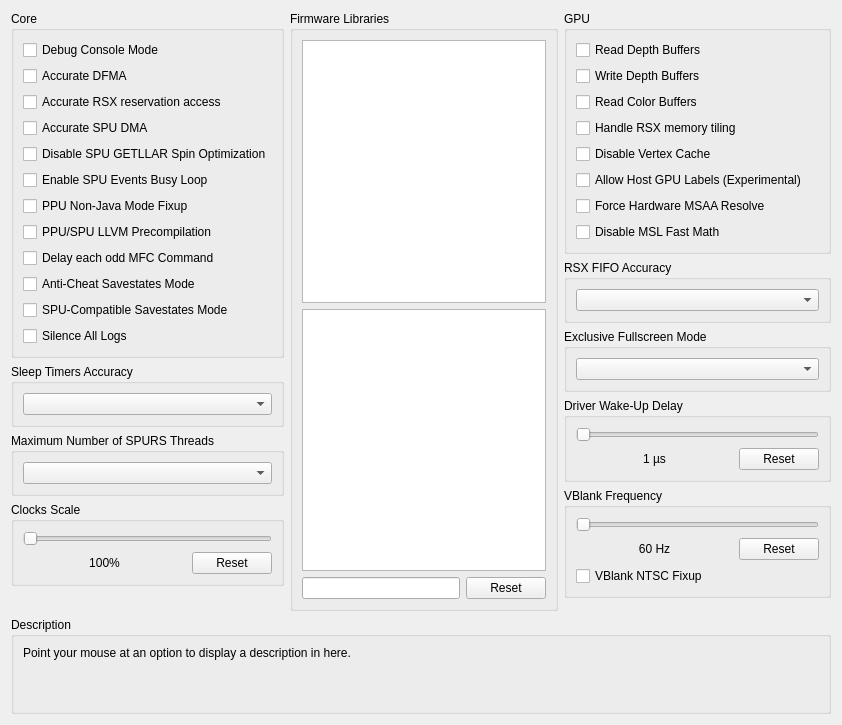
      <widget class="QWidget" name="advancedTab">
       <attribute name="title">
        <string>Advanced</string>
       </attribute>
       <layout class="QVBoxLayout" name="advancedTab_layout" stretch="1,0,0">
        <item>
         <layout class="QHBoxLayout" name="advancedTabLayout" stretch="1,1,1">
          <item>
           <layout class="QVBoxLayout" name="advancedTabLayoutLeft">
            <item>
             <widget class="QGroupBox" name="gb_advanced_core">
              <property name="sizePolicy">
               <sizepolicy hsizetype="Preferred" vsizetype="Minimum">
                <horstretch>0</horstretch>
                <verstretch>0</verstretch>
               </sizepolicy>
              </property>
              <property name="title">
               <string>Core</string>
              </property>
              <layout class="QVBoxLayout" name="gb_advanced_core_layout">
               <item>
                <widget class="QCheckBox" name="debugConsoleMode">
                 <property name="text">
                  <string>Debug Console Mode</string>
                 </property>
                </widget>
               </item>
               <item>
                <widget class="QCheckBox" name="accurateDFMA">
                 <property name="text">
                  <string>Accurate DFMA</string>
                 </property>
                </widget>
               </item>
               <item>
                <widget class="QCheckBox" name="accurateRSXAccess">
                 <property name="text">
                  <string>Accurate RSX reservation access</string>
                 </property>
                </widget>
               </item>
               <item>
                <widget class="QCheckBox" name="accurateSpuDMA">
                 <property name="text">
                  <string>Accurate SPU DMA</string>
                 </property>
                </widget>
               </item>
               <item>
                <widget class="QCheckBox" name="disableSpinOptimization">
                 <property name="text">
                  <string>Disable SPU GETLLAR Spin Optimization</string>
                 </property>
                </widget>
               </item>
               <item>
                <widget class="QCheckBox" name="enableSpuEventsBusyLoop">
                 <property name="text">
                  <string>Enable SPU Events Busy Loop</string>
                 </property>
                </widget>
               </item>
               <item>
                <widget class="QCheckBox" name="ppuNJFixup">
                 <property name="text">
                  <string>PPU Non-Java Mode Fixup</string>
                 </property>
                </widget>
               </item>
               <item>
                <widget class="QCheckBox" name="llvmPrecompilation">
                 <property name="text">
                  <string>PPU/SPU LLVM Precompilation</string>
                 </property>
                </widget>
               </item>
               <item>
                <widget class="QCheckBox" name="mfcDelayCommand">
                 <property name="text">
                  <string>Delay each odd MFC Command</string>
                 </property>
                </widget>
               </item>
               <item>
                <widget class="QCheckBox" name="antiCheatSavestates">
                 <property name="text">
                  <string>Anti-Cheat Savestates Mode</string>
                 </property>
                </widget>
               </item>
               <item>
                <widget class="QCheckBox" name="compatibleSavestates">
                 <property name="text">
                  <string>SPU-Compatible Savestates Mode</string>
                 </property>
                </widget>
               </item>
               <item>
                <widget class="QCheckBox" name="silenceAllLogs">
                 <property name="text">
                  <string>Silence All Logs</string>
                 </property>
                </widget>
               </item>
              </layout>
             </widget>
            </item>
            <item>
             <widget class="QGroupBox" name="gb_sleep_timers_accuracy">
              <property name="sizePolicy">
               <sizepolicy hsizetype="Preferred" vsizetype="Minimum">
                <horstretch>0</horstretch>
                <verstretch>0</verstretch>
               </sizepolicy>
              </property>
              <property name="title">
               <string>Sleep Timers Accuracy</string>
              </property>
              <layout class="QVBoxLayout" name="gb_sleep_timers_accuracy_layout">
               <item>
                <widget class="QComboBox" name="sleepTimersAccuracy"/>
               </item>
              </layout>
             </widget>
            </item>
            <item>
             <widget class="QGroupBox" name="gb_max_spurs_threads">
              <property name="sizePolicy">
               <sizepolicy hsizetype="Preferred" vsizetype="Minimum">
                <horstretch>0</horstretch>
                <verstretch>0</verstretch>
               </sizepolicy>
              </property>
              <property name="title">
               <string>Maximum Number of SPURS Threads</string>
              </property>
              <layout class="QVBoxLayout" name="gb_max_spurs_threads_layout">
               <item>
                <widget class="QComboBox" name="maxSPURSThreads"/>
               </item>
              </layout>
             </widget>
            </item>
            <item>
             <widget class="QGroupBox" name="gb_clockScale">
              <property name="sizePolicy">
               <sizepolicy hsizetype="Preferred" vsizetype="Minimum">
                <horstretch>0</horstretch>
                <verstretch>0</verstretch>
               </sizepolicy>
              </property>
              <property name="title">
               <string>Clocks Scale</string>
              </property>
              <layout class="QVBoxLayout" name="gb_clockScale_layout">
               <item>
                <widget class="QSlider" name="clockScale">
                 <property name="orientation">
                  <enum>Qt::Orientation::Horizontal</enum>
                 </property>
                </widget>
               </item>
               <item>
                <layout class="QHBoxLayout" name="clockScaleLayout" stretch="1,0">
                 <item>
                  <widget class="QLabel" name="clockScaleText">
                   <property name="text">
                    <string>100%</string>
                   </property>
                   <property name="alignment">
                    <set>Qt::AlignmentFlag::AlignCenter</set>
                   </property>
                  </widget>
                 </item>
                 <item>
                  <widget class="QPushButton" name="clockScaleReset">
                   <property name="text">
                    <string>Reset</string>
                   </property>
                  </widget>
                 </item>
                </layout>
               </item>
              </layout>
             </widget>
            </item>
            <item>
             <spacer name="advancedTabSpacerLeft">
              <property name="orientation">
               <enum>Qt::Orientation::Vertical</enum>
              </property>
              <property name="sizeType">
               <enum>QSizePolicy::Policy::MinimumExpanding</enum>
              </property>
              <property name="sizeHint" stdset="0">
               <size>
                <width>0</width>
                <height>0</height>
               </size>
              </property>
             </spacer>
            </item>
           </layout>
          </item>
          <item>
           <layout class="QVBoxLayout" name="advancedTabLayoutMiddle">
            <item>
             <widget class="QGroupBox" name="gb_libs">
              <property name="title">
               <string>Firmware Libraries</string>
              </property>
              <layout class="QVBoxLayout" name="gb_libs_layout">
               <item>
                <widget class="QListWidget" name="hleList">
                 <property name="sizePolicy">
                  <sizepolicy hsizetype="Preferred" vsizetype="Preferred">
                   <horstretch>0</horstretch>
                   <verstretch>0</verstretch>
                  </sizepolicy>
                 </property>
                 <property name="selectionMode">
                  <enum>QAbstractItemView::SelectionMode::ExtendedSelection</enum>
                 </property>
                </widget>
               </item>
               <item>
                <widget class="QListWidget" name="lleList">
                 <property name="sizePolicy">
                  <sizepolicy hsizetype="Preferred" vsizetype="Preferred">
                   <horstretch>0</horstretch>
                   <verstretch>0</verstretch>
                  </sizepolicy>
                 </property>
                 <property name="selectionMode">
                  <enum>QAbstractItemView::SelectionMode::ExtendedSelection</enum>
                 </property>
                </widget>
               </item>
               <item>
                <layout class="QHBoxLayout" name="gb_lleLibs_layout" stretch="1,0">
                 <property name="spacing">
                  <number>6</number>
                 </property>
                 <property name="sizeConstraint">
                  <enum>QLayout::SizeConstraint::SetNoConstraint</enum>
                 </property>
                 <item>
                  <widget class="QLineEdit" name="searchBox"/>
                 </item>
                 <item>
                  <widget class="QPushButton" name="resetLleList">
                   <property name="text">
                    <string>Reset</string>
                   </property>
                  </widget>
                 </item>
                </layout>
               </item>
              </layout>
             </widget>
            </item>
           </layout>
          </item>
          <item>
           <layout class="QVBoxLayout" name="advancedTabLayoutRight">
            <item>
             <widget class="QGroupBox" name="gb_advanced_gpu">
              <property name="sizePolicy">
               <sizepolicy hsizetype="Preferred" vsizetype="Minimum">
                <horstretch>0</horstretch>
                <verstretch>0</verstretch>
               </sizepolicy>
              </property>
              <property name="title">
               <string>GPU</string>
              </property>
              <layout class="QVBoxLayout" name="gb_advanced_gpu_layout">
               <item>
                <widget class="QCheckBox" name="readDepth">
                 <property name="text">
                  <string>Read Depth Buffers</string>
                 </property>
                </widget>
               </item>
               <item>
                <widget class="QCheckBox" name="dumpDepth">
                 <property name="text">
                  <string>Write Depth Buffers</string>
                 </property>
                </widget>
               </item>
               <item>
                <widget class="QCheckBox" name="readColor">
                 <property name="text">
                  <string>Read Color Buffers</string>
                 </property>
                </widget>
               </item>
               <item>
                <widget class="QCheckBox" name="handleTiledMemory">
                 <property name="text">
                  <string>Handle RSX memory tiling</string>
                 </property>
                </widget>
               </item>
               <item>
                <widget class="QCheckBox" name="disableVertexCache">
                 <property name="text">
                  <string>Disable Vertex Cache</string>
                 </property>
                </widget>
               </item>
               <item>
                <widget class="QCheckBox" name="allowHostGPULabels">
                 <property name="text">
                  <string>Allow Host GPU Labels (Experimental)</string>
                 </property>
                </widget>
               </item>
               <item>
                <widget class="QCheckBox" name="forceHwMSAAResolve">
                 <property name="text">
                  <string>Force Hardware MSAA Resolve</string>
                 </property>
                </widget>
               </item>
               <item>
                <widget class="QCheckBox" name="disableMslFastMath">
                 <property name="text">
                  <string>Disable MSL Fast Math</string>
                 </property>
                </widget>
               </item>
              </layout>
             </widget>
            </item>
            <item>
             <widget class="QGroupBox" name="gb_rsx_fifo_accuracy">
              <property name="sizePolicy">
               <sizepolicy hsizetype="Preferred" vsizetype="Minimum">
                <horstretch>0</horstretch>
                <verstretch>0</verstretch>
               </sizepolicy>
              </property>
              <property name="title">
               <string>RSX FIFO Accuracy</string>
              </property>
              <layout class="QVBoxLayout" name="gb_rsx_fifo_accuracy_layout">
               <item>
                <widget class="QComboBox" name="FIFOAccuracy"/>
               </item>
              </layout>
             </widget>
            </item>
            <item>
             <widget class="QGroupBox" name="gb_exclusiveFullscreen">
              <property name="sizePolicy">
               <sizepolicy hsizetype="Preferred" vsizetype="Minimum">
                <horstretch>0</horstretch>
                <verstretch>0</verstretch>
               </sizepolicy>
              </property>
              <property name="title">
               <string>Exclusive Fullscreen Mode</string>
              </property>
              <layout class="QVBoxLayout" name="gb_exclusiveFullscreen_layout">
               <item>
                <widget class="QComboBox" name="exclusiveFullscreenMode"/>
               </item>
              </layout>
             </widget>
            </item>
            <item>
             <widget class="QGroupBox" name="gb_wakeupDelay">
              <property name="sizePolicy">
               <sizepolicy hsizetype="Preferred" vsizetype="Minimum">
                <horstretch>0</horstretch>
                <verstretch>0</verstretch>
               </sizepolicy>
              </property>
              <property name="title">
               <string>Driver Wake-Up Delay</string>
              </property>
              <layout class="QVBoxLayout" name="gb_wakeupDelay_layout">
               <item>
                <widget class="QSlider" name="wakeupDelay">
                 <property name="orientation">
                  <enum>Qt::Orientation::Horizontal</enum>
                 </property>
                </widget>
               </item>
               <item>
                <layout class="QHBoxLayout" name="wakeupDelayLayout" stretch="1,0">
                 <item>
                  <widget class="QLabel" name="wakeupText">
                   <property name="text">
                    <string>1 µs</string>
                   </property>
                   <property name="alignment">
                    <set>Qt::AlignmentFlag::AlignCenter</set>
                   </property>
                  </widget>
                 </item>
                 <item>
                  <widget class="QPushButton" name="wakeupReset">
                   <property name="text">
                    <string>Reset</string>
                   </property>
                  </widget>
                 </item>
                </layout>
               </item>
              </layout>
             </widget>
            </item>
            <item>
             <widget class="QGroupBox" name="gb_vblank">
              <property name="sizePolicy">
               <sizepolicy hsizetype="Preferred" vsizetype="Minimum">
                <horstretch>0</horstretch>
                <verstretch>0</verstretch>
               </sizepolicy>
              </property>
              <property name="title">
               <string>VBlank Frequency</string>
              </property>
              <layout class="QVBoxLayout" name="gb_vblank_layout">
               <item>
                <widget class="QSlider" name="vblank">
                 <property name="orientation">
                  <enum>Qt::Orientation::Horizontal</enum>
                 </property>
                </widget>
               </item>
               <item>
                <layout class="QHBoxLayout" name="vBlankLayout" stretch="1,0">
                 <item>
                  <widget class="QLabel" name="vblankText">
                   <property name="text">
                    <string>60 Hz</string>
                   </property>
                   <property name="alignment">
                    <set>Qt::AlignmentFlag::AlignCenter</set>
                   </property>
                  </widget>
                 </item>
                 <item>
                  <widget class="QPushButton" name="vblankReset">
                   <property name="text">
                    <string>Reset</string>
                   </property>
                  </widget>
                 </item>
                </layout>
               </item>
               <item>
                <widget class="QCheckBox" name="vblankNTSCFixup">
                 <property name="text">
                  <string>VBlank NTSC Fixup</string>
                 </property>
                </widget>
               </item>
              </layout>
             </widget>
            </item>
            <item>
             <spacer name="advancedTabSpacerRight">
              <property name="orientation">
               <enum>Qt::Orientation::Vertical</enum>
              </property>
              <property name="sizeType">
               <enum>QSizePolicy::Policy::MinimumExpanding</enum>
              </property>
              <property name="sizeHint" stdset="0">
               <size>
                <width>13</width>
                <height>13</height>
               </size>
              </property>
             </spacer>
            </item>
           </layout>
          </item>
         </layout>
        </item>
        <item>
         <spacer name="advancedTabSpacer">
          <property name="orientation">
           <enum>Qt::Orientation::Vertical</enum>
          </property>
          <property name="sizeHint" stdset="0">
           <size>
            <width>0</width>
            <height>0</height>
           </size>
          </property>
         </spacer>
        </item>
        <item>
         <widget class="QGroupBox" name="gb_description_advanced">
          <property name="title">
           <string>Description</string>
          </property>
          <layout class="QVBoxLayout" name="gb_description_advanced_layout">
           <item>
            <widget class="QLabel" name="description_advanced">
             <property name="text">
              <string>Point your mouse at an option to display a description in here.


</string>
             </property>
             <property name="textFormat">
              <enum>Qt::TextFormat::PlainText</enum>
             </property>
             <property name="alignment">
              <set>Qt::AlignmentFlag::AlignLeading|Qt::AlignmentFlag::AlignLeft|Qt::AlignmentFlag::AlignTop</set>
             </property>
             <property name="wordWrap">
              <bool>true</bool>
             </property>
            </widget>
           </item>
          </layout>
         </widget>
        </item>
       </layout>
      </widget>
